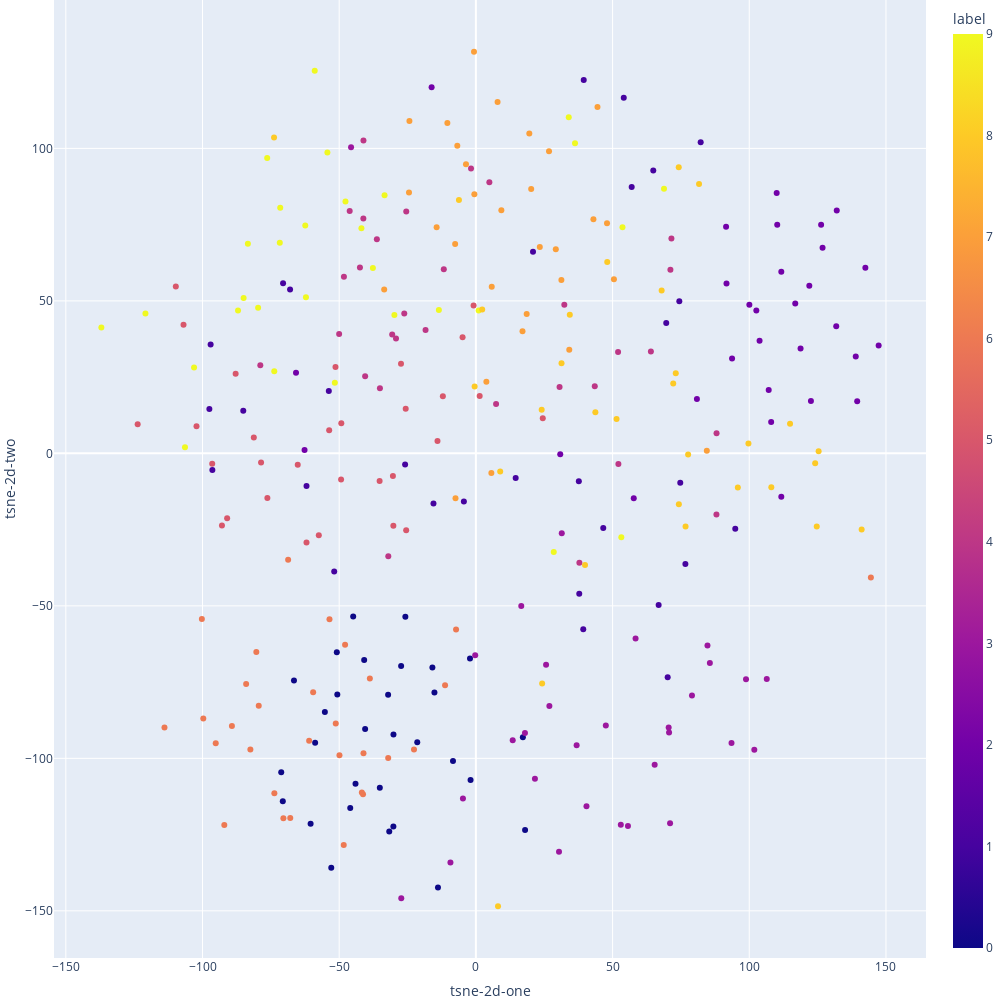

Notebook code cell kept with this figure:
### Code cell
import plotly.express as px

label = []
idx = 0
id2label = dict()
for identity in identities:
  identity = int(identity)
  if identity not in id2label:
    id2label[identity] = idx
    idx += 1
  label.append(id2label[identity])

df_subset = pd.DataFrame({'label': label})

df_subset['tsne-2d-one'] = tsne_result[:,0]
df_subset['tsne-2d-two'] = tsne_result[:,1]

fig = px.scatter(df_subset, x="tsne-2d-one", y="tsne-2d-two", color="label", height=1000, width=1000)
fig.update_layout(margin=dict(l=0, r=0, b=0, t=0))
fig.show()

### Figure 1 — Plotly figure (JSON) as saved in the notebook; plotly's stock layout.template omitted (floating-point values rounded to 4 significant figures; data arrays with more than 128 entries replaced by an {"elided": "..."} marker saying what was removed)
{"data": [{"hovertemplate": "tsne-2d-one=%{x}<br>tsne-2d-two=%{y}<br>label=%{marker.color}<extra></extra>", "legendgroup": "", "marker": {"color": {"elided": "301 int values"}, "coloraxis": "coloraxis", "symbol": "circle"}, "mode": "markers", "name": "", "orientation": "v", "showlegend": false, "type": "scatter", "x": {"elided": "301 float values"}, "xaxis": "x", "y": {"elided": "301 float values"}, "yaxis": "y"}], "layout": {"coloraxis": {"colorbar": {"title": {"text": "label"}}, "colorscale": [[0, "#0d0887"], [0.1111, "#46039f"], [0.2222, "#7201a8"], [0.3333, "#9c179e"], [0.4444, "#bd3786"], [0.5556, "#d8576b"], [0.6667, "#ed7953"], [0.7778, "#fb9f3a"], [0.8889, "#fdca26"], [1, "#f0f921"]]}, "height": 1000, "legend": {"tracegroupgap": 0}, "margin": {"b": 0, "l": 0, "r": 0, "t": 0}, "width": 1000, "xaxis": {"anchor": "y", "domain": [0, 1], "title": {"text": "tsne-2d-one"}}, "yaxis": {"anchor": "x", "domain": [0, 1], "title": {"text": "tsne-2d-two"}}}}
